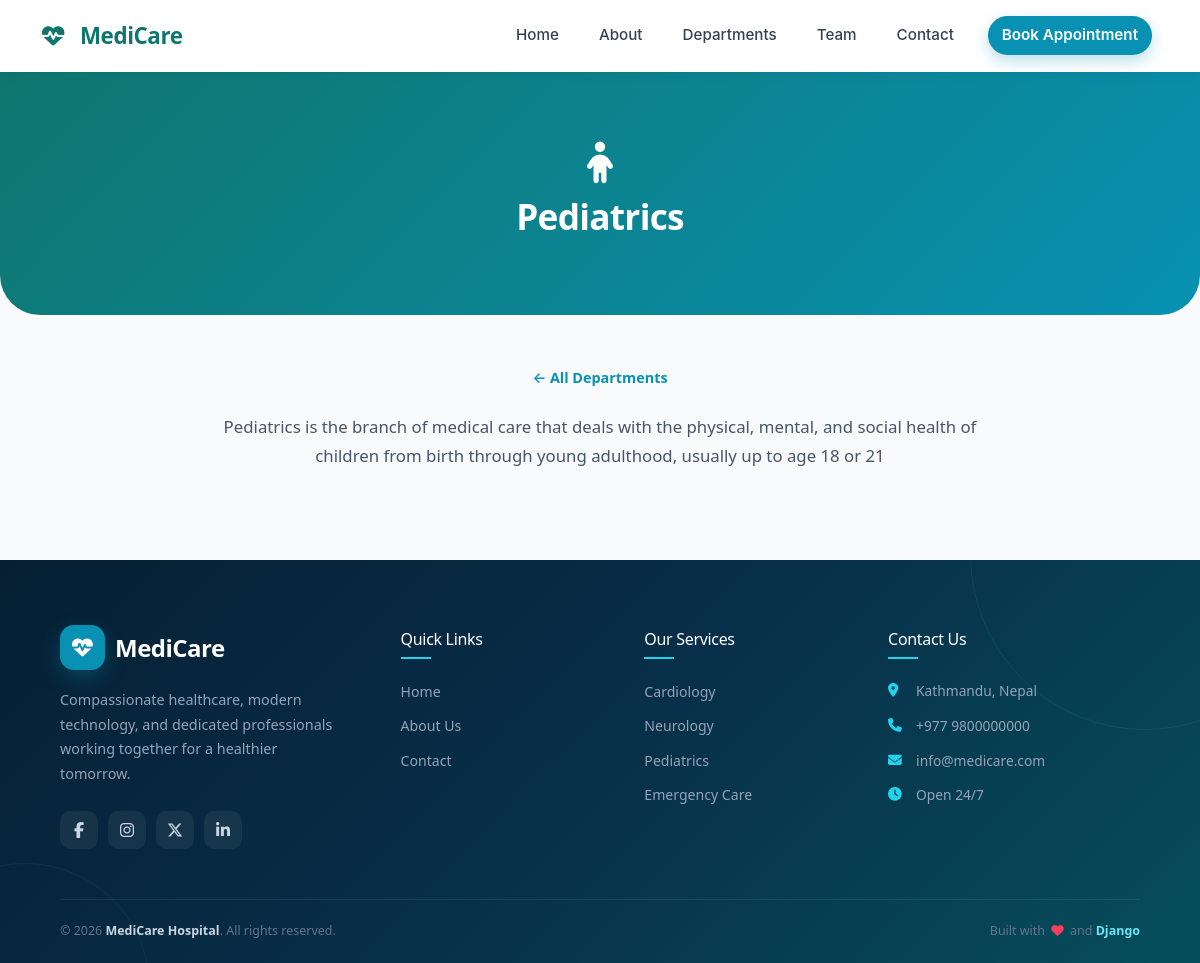
/product/departments/pediatrics/, run on the app's committed database.
### product/models.py (models this page shows, shortened)
class Department(models.Model):
    name = models.CharField(max_length=100)
    description = models.TextField()
    icon = models.CharField(
        max_length=50,
        default="fa-solid fa-notes-medical",
        help_text="Font Awesome class, e.g. fa-solid fa-heart"
    )
    slug = models.SlugField(unique=True, blank=True)
    order = models.PositiveIntegerField(default=0)
    class Meta:
        ordering = ["order", "name"]

### product/views.py (the view)
# urls.py: path('departments/<slug:slug>/', views.department_detail, name='department_detail'),
def department_detail(request, slug):
    department = get_object_or_404(Department, slug=slug)
    return render(request, 'product/department_detail.html', {'department': department})

### product/templates/product/department_detail.html (shortened to what this page needs)
{% extends "layout.html" %}
{% load static %}
{% block css %}
<link rel="stylesheet" href="https://cdnjs.cloudflare.com/ajax/libs/font-awesome/6.5.1/css/all.min.css">
{% endblock %}
{% block content %}
<section class="hms-page-hero">
    <i class="{{ department.icon }}"></i>
    <h1>{{ department.name }}</h1>
</section>
<section class="hms-detail-section">
    <a href="{% url 'departments' %}" class="hms-back-link">← All Departments</a>
    <p>{{ department.description }}</p>
</section>
{% endblock %}

### static/css/styles.css (style rules this page uses)
:root { --color-primary: #0f766e; --color-secondary: #0891b2; --color-accent: #67e8f9; --color-navy: #082f49; --color-dark: #0f172a; --color-bg: #f8fafc; --color-surface: #ffffff; --color-mint: #f0fdfa; --color-mint-2: #ecfeff; --color-border: #e2e8f0; --color-text: #0f172a; --color-text-muted: #64748b; --color-text-soft: #94a3b8; --gradient-brand: linear-gradient( 135deg, var(--color-navy), var(--color-primary), var(--color-secondary) ); --font-display: "Lexend", "Segoe UI", sans-serif; --font-body: "Inter", "Segoe UI", sans-serif; --radius-lg: 28px; --radius-md: 16px; --radius-sm: 10px; }
* { box-sizing: border-box; }
body { font-family: var(--font-body); color: var(--color-text); background-color: var(--color-bg); -webkit-font-smoothing: antialiased; }
h1, h2, h3, h4, h5, h6 { font-family: var(--font-display); color: var(--color-dark); font-weight: 700; letter-spacing: -0.02em; }
a { font-family: inherit; }

### templates/layout.html (style rules this page uses)
body { display: flex; flex-direction: column; min-height: 100vh; background-color: #f8fafc; }

### product/templates/product/department_detail.html (style rules this page uses)
.hms-page-hero { background: linear-gradient(135deg, #0f766e 0%, #0891b2 100%); color: #fff; padding: 70px 20px; text-align: center; border-radius: 0 0 40px 40px; }
.hms-page-hero i { font-size: 2.6rem; margin-bottom: 12px; display: block; }
.hms-page-hero h1 { font-size: 2.2rem; font-weight: 700; margin-bottom: 8px; }
.hms-detail-section { max-width: 800px; margin: 50px auto; padding: 0 20px; text-align: center; }
.hms-detail-section p { color: #475569; font-size: 1.05rem; line-height: 1.7; }
.hms-back-link { display: inline-block; margin-bottom: 24px; color: #0891b2; font-weight: 600; text-decoration: none; font-size: 0.9rem; }

### data on the page
Department: name "Pediatrics", description "Pediatrics is the branch of medical care that deals with the physical, mental, and social health of children from birth through young adulthood, usually up to age 18 or 21"
